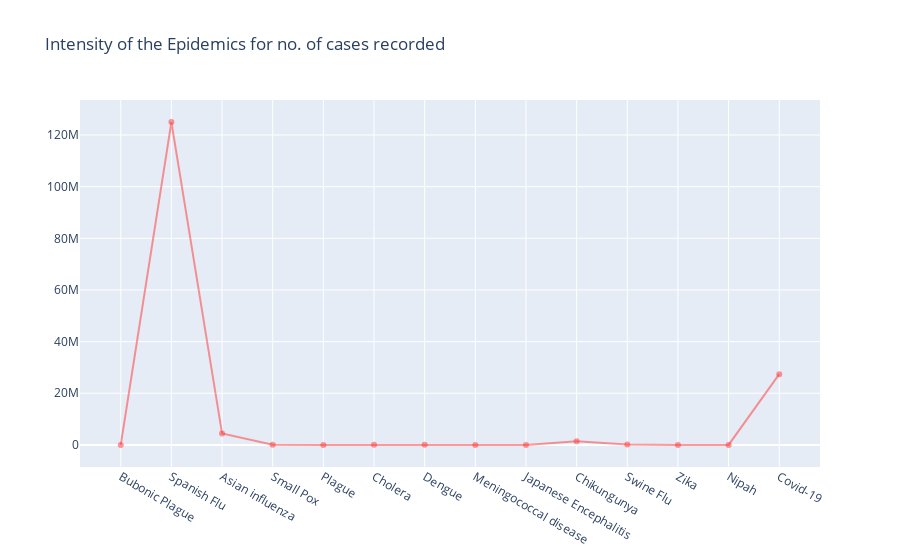

The cell this chart's notebook holds for it:
### Code cell
trace1 = go.Scatter(
    x = epidemics["Epidemic"],
    y = epidemics["Cases"],
    mode = 'lines+markers',
    name = 'Cases',
    marker = dict(color = 'rgba(255, 51, 51, 0.5)'))

layout = dict(title = 'Intensity of the Epidemics for no. of cases recorded',
             xaxis= dict(zeroline= False)
             )

data = [trace1]
fig = dict(data = data, layout = layout)

iplot(fig)

### Figure 1 — Plotly figure (JSON) as saved in the notebook; plotly's stock layout.template omitted (floating-point values rounded to 4 significant figures)
{"data": [{"marker": {"color": "rgba(255, 51, 51, 0.5)"}, "mode": "lines+markers", "name": "Cases", "type": "scatter", "x": ["Bubonic Plague", "Spanish Flu", "Asian influenza", "Small Pox", "Plague", "Cholera", "Dengue", "Meningococcal disease", "Japanese Encephalitis", "Chikungunya", "Swine Flu", "Zika", "Nipah", "Covid-19"], "y": [0, 125000000, 4400000, 61482, 707, 34111, 102185, 405, 1235, 1400000, 162420, 161, 19, 27379080]}], "layout": {"title": {"text": "Intensity of the Epidemics for no. of cases recorded"}, "xaxis": {"zeroline": false}}}
